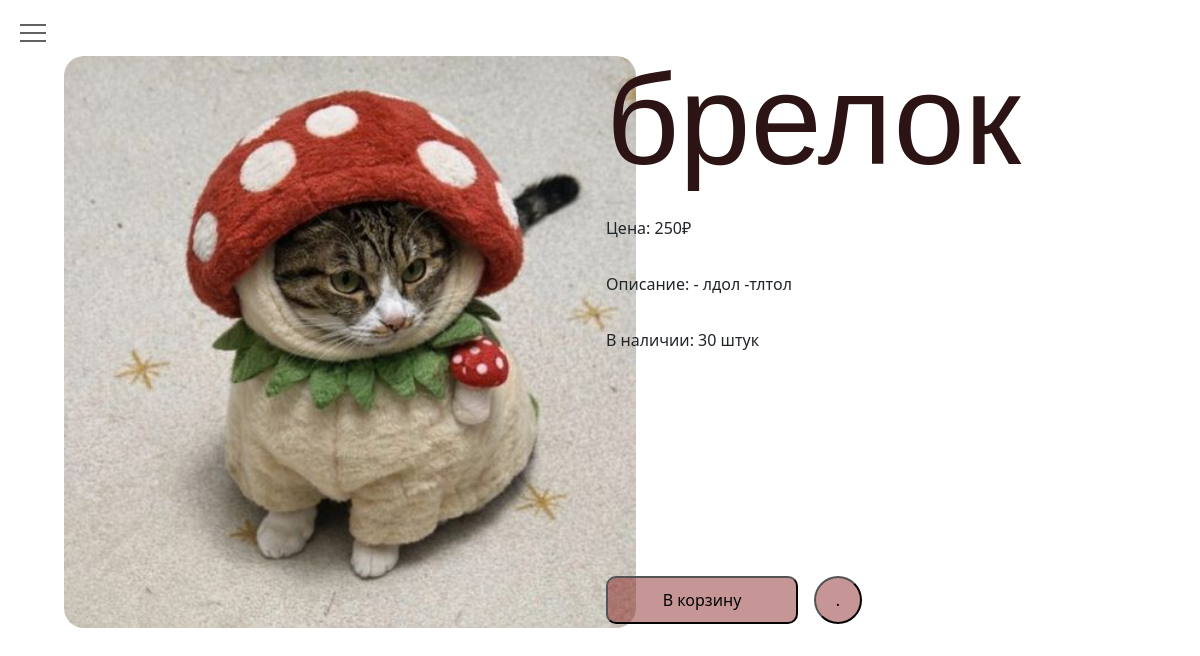
The app's page /item/1, older data.
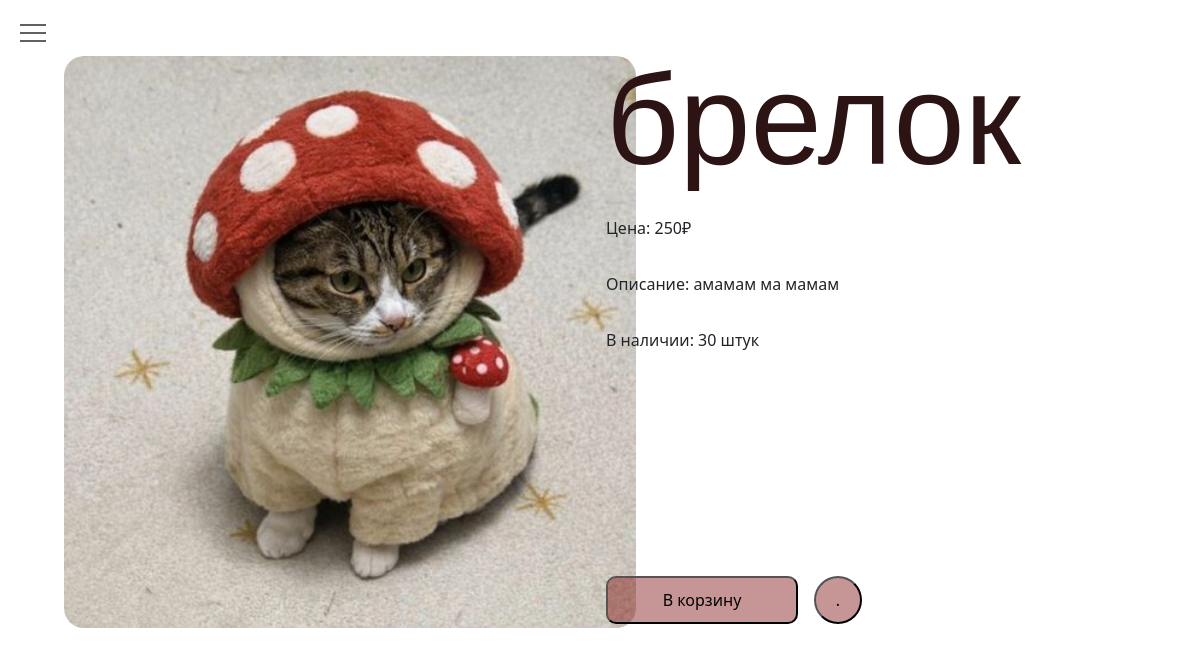
The same page, newer data.
### concatenatio_app/models.py (models this page shows, shortened)
class Item(models.Model):
    item_title = models.CharField(max_length=100)
    item_price = models.IntegerField()
    item_description = models.TextField()
    item_image = models.ImageField()
    item_quantity = models.IntegerField()
    item_types = models.CharField(max_length = 100, choices = item_types)

### concatenatio_app/views.py (the view)
# urls.py: path('item/<int:id>', views.item_template, name='item'),
def item_template(request, id):
    item = Item.objects.get(id = id)
    context = { 'title' : item.item_title,
                'image' : item.item_image,
                'price' : item.item_price,
                'description' : item.item_description,
                'quantity' : item.item_quantity
                }
    return render(request, 'item.html', context)

### concatenatio_app/templates/item.html (shortened to what this page needs)
{% load static %}
<!DOCTYPE html>
<html lang="en">
<head>
    <link rel="stylesheet" href={% static 'css/nav.css' %}>
    <link rel="stylesheet" href={% static 'css/interesting.css' %}>
    <link rel="stylesheet" href={% static 'css/katalog.css' %}>
    <link rel="stylesheet" href={% static 'css/main.css' %}>
    <link rel="stylesheet" href={% static 'css/footer.css' %}>
    <link rel="stylesheet" href={% static 'css/item.css' %}>
    <link rel="stylesheet" href={% static 'fonts/Tsarevich_Old/Tsarevich_Old.ttf' %} media="screen">
    <link href="https://cdn.jsdelivr.net/npm/bootstrap@5.3.8/dist/css/bootstrap.min.css" rel="stylesheet">
</head>
<body>
    <header>
        <div class="hamburger-menu">
            <label class="menu__btn" for="menu__toggle">
                <span></span>
            </label>
        </div>
        <div class="row">
            <div class="col-5">
                <img src={{ image.url }} class='item-image'>
            </div>
            <div class="col-5">
                <main class='item-title Tsarevichold'>{{ title }}</main>
                <main class='item-price'>Цена: {{ price }}₽</main>
                <main class='item-description'>Описание: {{ description }}</main>
                <main class='item-quantity'>В наличии: {{ quantity }} штук</main>
                <button class='item-button'>В корзину</button><button class='item-button-heart'>.</button>
            </div>
        </div>
    </header>
</body>
</html>

Row changes from the older to the newer data that the page shows:
changed Item "брелок": item_description "- лдол -тлтол" → "амамам ма мамам"
